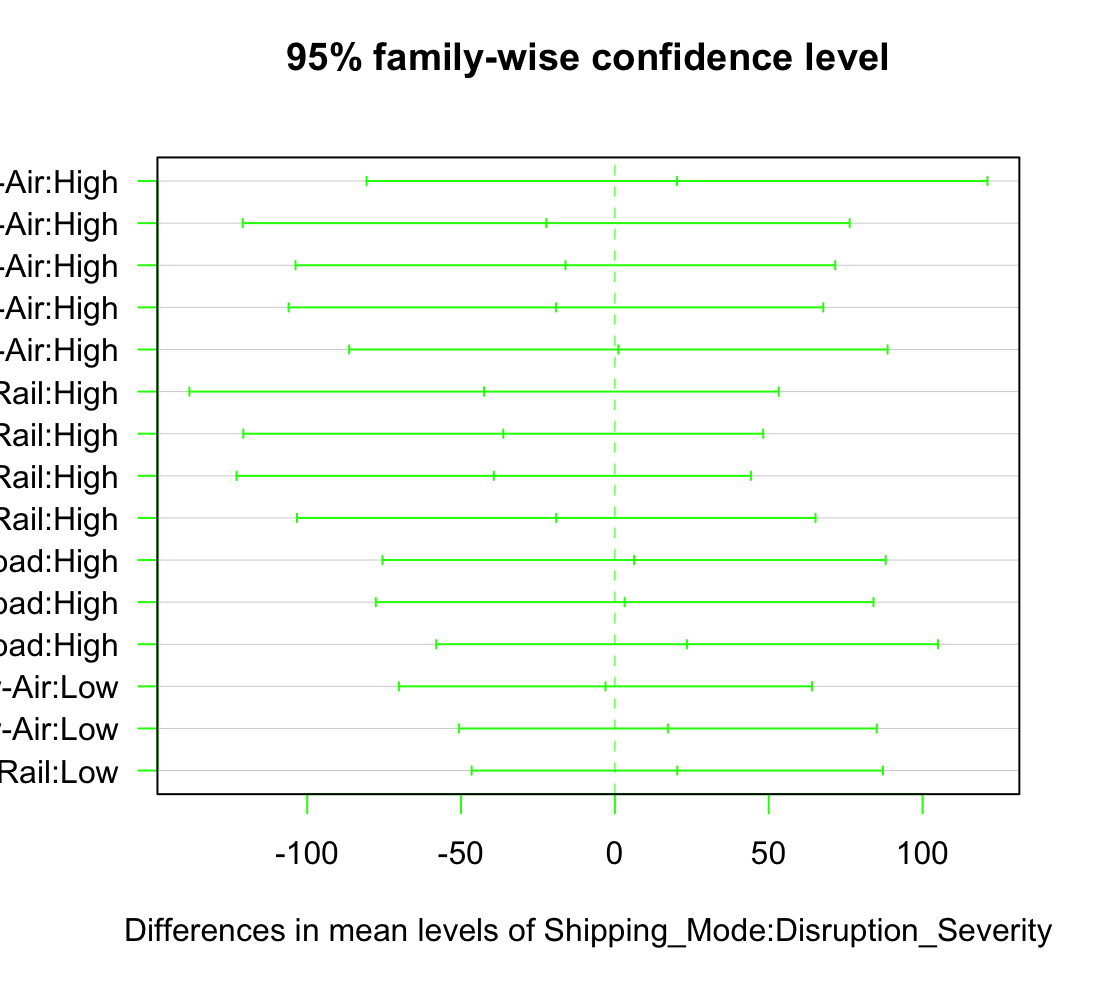

The script that drew this image:
library(tidyverse)
library(dplyr)
library(car)
library(WRS2)
library(onewaytests)
library(lmPerm)
getwd()
setwd("/Users/gayathrigmenon/Desktop/Fall\'25/MIS\ 7700\ Data\ Analytics/mid\ term\ Project")
df <- read_csv("US Supply Chain.csv") %>%
  filter(Shipping_Mode %in% c("Air", "Road", "Rail"),Disruption_Severity %in% c("Low","High")) %>%
  mutate(Shipping_Mode = as.factor(Shipping_Mode),Disruption_Severity = as.factor(Disruption_Severity))
Air=filter(df,Shipping_Mode=="Air")
Rail=filter(df,Shipping_Mode=="Rail")
Road=filter(df,Shipping_Mode=="Road")
shapiro.test(Air$Energy_Consumption_Joules)
shapiro.test(Rail$Energy_Consumption_Joules)
shapiro.test(Road$Energy_Consumption_Joules)
Air$log10_Energy_Consumption_Joules<- log(Air$Energy_Consumption_Joules, base = 10)
Rail$log10_Energy_Consumption_Joules<- log(Rail$Energy_Consumption_Joules, base = 10)
Road$log10_Energy_Consumption_Joules<- log(Road$Energy_Consumption_Joules, base = 10)
shapiro.test(Air$log10_Energy_Consumption_Joules)
shapiro.test(Rail$log10_Energy_Consumption_Joules)
shapiro.test(Road$log10_Energy_Consumption_Joules)

leveneTest(Energy_Consumption_Joules ~ Shipping_Mode * Disruption_Severity, data = df)
model <- aov(Energy_Consumption_Joules ~ Shipping_Mode * Disruption_Severity, data = df)
summary(model)
t2way(Energy_Consumption_Joules ~ Shipping_Mode * Disruption_Severity, data = df)
tukey_results <- TukeyHSD(model)
tukey_results
plot(tukey_results, las = 1, col = "green")
